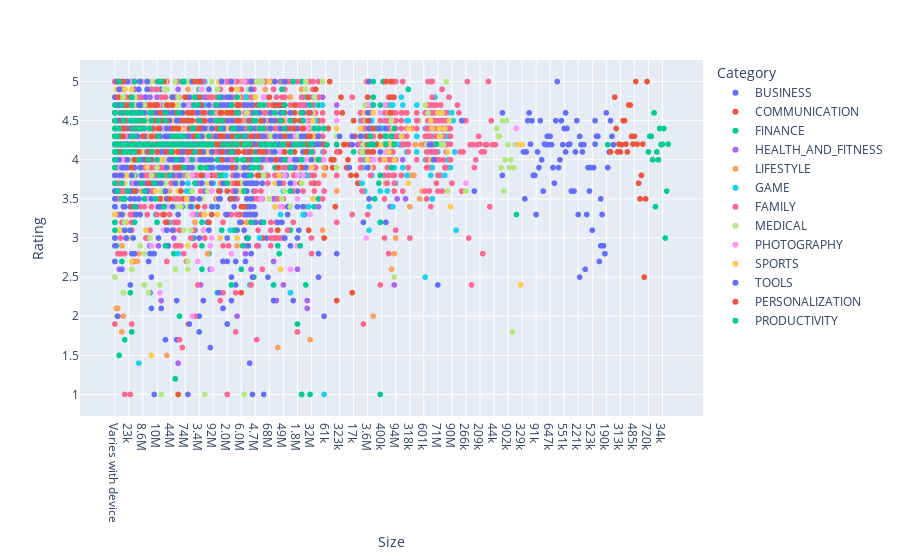
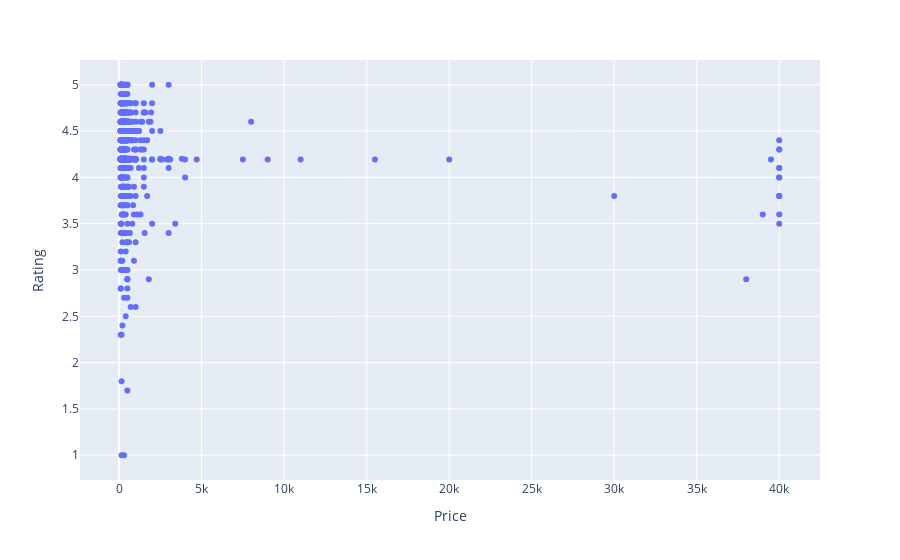

The notebook cell saved with these charts, in order:
### Markdown cell above
# 6. Size and price of an app
Let's now examine app size and app price. For size, if the mobile app is too large, it may be difficult and/or expensive for users to download. Lengthy download times could turn users off before they even experience your mobile app. Plus, each user's device has a finite amount of disk space. For price, some users expect their apps to be free or inexpensive. These problems compound if the developing world is part of your target market; especially due to internet speeds, earning power and exchange rates.

How can we effectively come up with strategies to size and price our app?

- Does the size of an app affect its rating?
- Do users really care about system-heavy apps or do they prefer light-weighted apps?
- Does the price of an app affect its rating?
- Do users always prefer free apps over paid apps?

### Code cell
# Subset for categories with at least 250 apps
large_categories = df_google.groupby('Category').filter(lambda x: len(x) >= 250)

# Select apps whose 'Type' is 'Paid'
paid_apps = df_google[df_google['Type'] == 'Paid']

# Plot size vs. rating
fig1 = px.scatter(large_categories, x='Size', y='Rating', color='Category')
fig1.show()

# Plot price vs. rating
fig2 = px.scatter(paid_apps, x='Price', y='Rating')
fig2.show()

### Figure 1 — Plotly figure (JSON) as saved in the notebook; plotly's stock layout.template omitted (floating-point values rounded to 4 significant figures; data arrays with more than 128 entries replaced by an {"elided": "..."} marker saying what was removed)
{"data": [{"hovertemplate": "Category=BUSINESS<br>Size=%{x}<br>Rating=%{y}<extra></extra>", "legendgroup": "BUSINESS", "marker": {"color": "#636efa", "symbol": "circle"}, "mode": "markers", "name": "BUSINESS", "showlegend": true, "type": "scattergl", "x": {"elided": "408 str values"}, "xaxis": "x", "y": {"elided": "408 float values"}, "yaxis": "y"}, {"hovertemplate": "Category=COMMUNICATION<br>Size=%{x}<br>Rating=%{y}<extra></extra>", "legendgroup": "COMMUNICATION", "marker": {"color": "#EF553B", "symbol": "circle"}, "mode": "markers", "name": "COMMUNICATION", "showlegend": true, "type": "scattergl", "x": {"elided": "298 str values"}, "xaxis": "x", "y": {"elided": "298 float values"}, "yaxis": "y"}, {"hovertemplate": "Category=FINANCE<br>Size=%{x}<br>Rating=%{y}<extra></extra>", "legendgroup": "FINANCE", "marker": {"color": "#00cc96", "symbol": "circle"}, "mode": "markers", "name": "FINANCE", "showlegend": true, "type": "scattergl", "x": {"elided": "331 str values"}, "xaxis": "x", "y": {"elided": "331 float values"}, "yaxis": "y"}, {"hovertemplate": "Category=HEALTH_AND_FITNESS<br>Size=%{x}<br>Rating=%{y}<extra></extra>", "legendgroup": "HEALTH_AND_FITNESS", "marker": {"color": "#ab63fa", "symbol": "circle"}, "mode": "markers", "name": "HEALTH_AND_FITNESS", "showlegend": true, "type": "scattergl", "x": {"elided": "280 str values"}, "xaxis": "x", "y": {"elided": "280 float values"}, "yaxis": "y"}, {"hovertemplate": "Category=LIFESTYLE<br>Size=%{x}<br>Rating=%{y}<extra></extra>", "legendgroup": "LIFESTYLE", "marker": {"color": "#FFA15A", "symbol": "circle"}, "mode": "markers", "name": "LIFESTYLE", "showlegend": true, "type": "scattergl", "x": {"elided": "345 str values"}, "xaxis": "x", "y": {"elided": "345 float values"}, "yaxis": "y"}, {"hovertemplate": "Category=GAME<br>Size=%{x}<br>Rating=%{y}<extra></extra>", "legendgroup": "GAME", "marker": {"color": "#19d3f3", "symbol": "circle"}, "mode": "markers", "name": "GAME", "showlegend": true, "type": "scattergl", "x": {"elided": "901 str values"}, "xaxis": "x", "y": {"elided": "901 float values"}, "yaxis": "y"}, {"hovertemplate": "Category=FAMILY<br>Size=%{x}<br>Rating=%{y}<extra></extra>", "legendgroup": "FAMILY", "marker": {"color": "#FF6692", "symbol": "circle"}, "mode": "markers", "name": "FAMILY", "showlegend": true, "type": "scattergl", "x": {"elided": "1787 str values"}, "xaxis": "x", "y": {"elided": "1787 float values"}, "yaxis": "y"}, {"hovertemplate": "Category=MEDICAL<br>Size=%{x}<br>Rating=%{y}<extra></extra>", "legendgroup": "MEDICAL", "marker": {"color": "#B6E880", "symbol": "circle"}, "mode": "markers", "name": "MEDICAL", "showlegend": true, "type": "scattergl", "x": {"elided": "389 str values"}, "xaxis": "x", "y": {"elided": "389 float values"}, "yaxis": "y"}, {"hovertemplate": "Category=PHOTOGRAPHY<br>Size=%{x}<br>Rating=%{y}<extra></extra>", "legendgroup": "PHOTOGRAPHY", "marker": {"color": "#FF97FF", "symbol": "circle"}, "mode": "markers", "name": "PHOTOGRAPHY", "showlegend": true, "type": "scattergl", "x": {"elided": "271 str values"}, "xaxis": "x", "y": {"elided": "271 float values"}, "yaxis": "y"}, {"hovertemplate": "Category=SPORTS<br>Size=%{x}<br>Rating=%{y}<extra></extra>", "legendgroup": "SPORTS", "marker": {"color": "#FECB52", "symbol": "circle"}, "mode": "markers", "name": "SPORTS", "showlegend": true, "type": "scattergl", "x": {"elided": "300 str values"}, "xaxis": "x", "y": {"elided": "300 float values"}, "yaxis": "y"}, {"hovertemplate": "Category=TOOLS<br>Size=%{x}<br>Rating=%{y}<extra></extra>", "legendgroup": "TOOLS", "marker": {"color": "#636efa", "symbol": "circle"}, "mode": "markers", "name": "TOOLS", "showlegend": true, "type": "scattergl", "x": {"elided": "796 str values"}, "xaxis": "x", "y": {"elided": "796 float values"}, "yaxis": "y"}, {"hovertemplate": "Category=PERSONALIZATION<br>Size=%{x}<br>Rating=%{y}<extra></extra>", "legendgroup": "PERSONALIZATION", "marker": {"color": "#EF553B", "symbol": "circle"}, "mode": "markers", "name": "PERSONALIZATION", "showlegend": true, "type": "scattergl", "x": {"elided": "353 str values"}, "xaxis": "x", "y": {"elided": "353 float values"}, "yaxis": "y"}, {"hovertemplate": "Category=PRODUCTIVITY<br>Size=%{x}<br>Rating=%{y}<extra></extra>", "legendgroup": "PRODUCTIVITY", "marker": {"color": "#00cc96", "symbol": "circle"}, "mode": "markers", "name": "PRODUCTIVITY", "showlegend": true, "type": "scattergl", "x": {"elided": "359 str values"}, "xaxis": "x", "y": {"elided": "359 float values"}, "yaxis": "y"}], "layout": {"legend": {"title": {"text": "Category"}, "tracegroupgap": 0}, "margin": {"t": 60}, "xaxis": {"anchor": "y", "domain": [0, 1], "title": {"text": "Size"}}, "yaxis": {"anchor": "x", "domain": [0, 1], "title": {"text": "Rating"}}}}

### Figure 2 — Plotly figure (JSON) as saved in the notebook; plotly's stock layout.template omitted (floating-point values rounded to 4 significant figures; data arrays with more than 128 entries replaced by an {"elided": "..."} marker saying what was removed)
{"data": [{"hovertemplate": "Price=%{x}<br>Rating=%{y}<extra></extra>", "legendgroup": "", "marker": {"color": "#636efa", "symbol": "circle"}, "mode": "markers", "name": "", "orientation": "v", "showlegend": false, "type": "scatter", "x": {"elided": "713 int values"}, "xaxis": "x", "y": {"elided": "713 float values"}, "yaxis": "y"}], "layout": {"legend": {"tracegroupgap": 0}, "margin": {"t": 60}, "xaxis": {"anchor": "y", "domain": [0, 1], "title": {"text": "Price"}}, "yaxis": {"anchor": "x", "domain": [0, 1], "title": {"text": "Rating"}}}}
